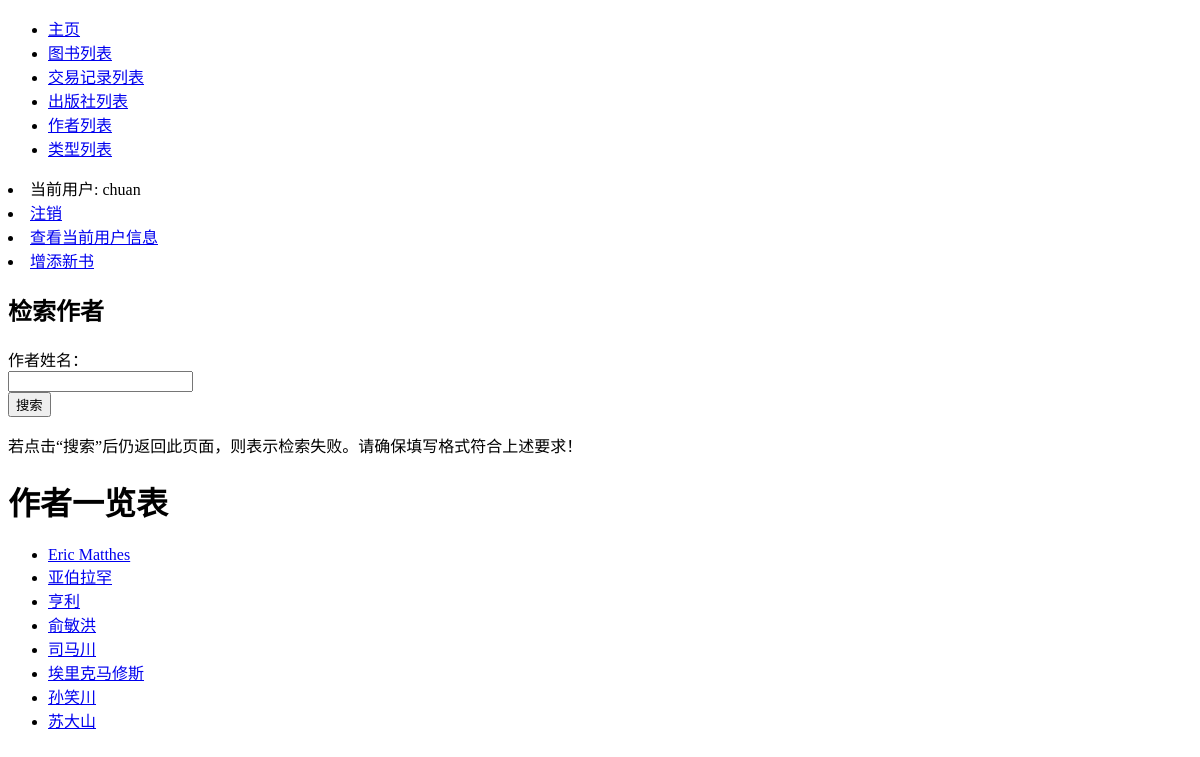
Page /bookstore/authors/ (signed in) on the earlier database version.
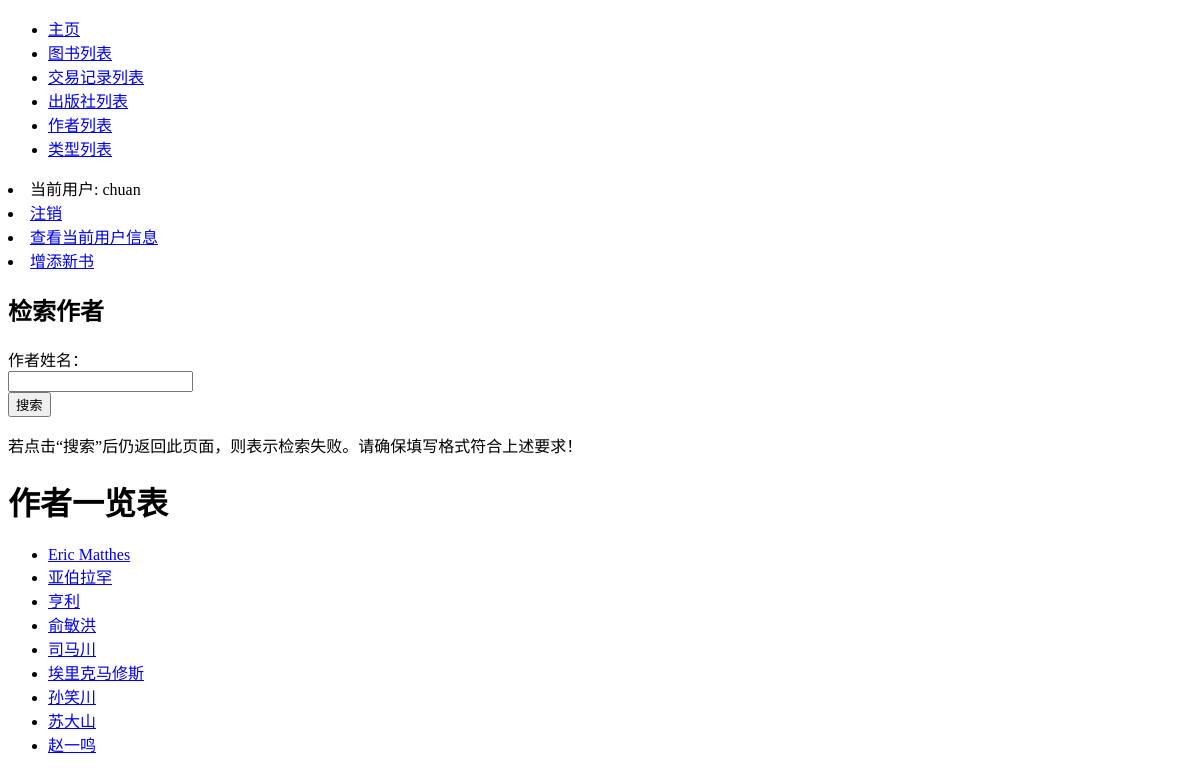
Same page on the later database version.
### bookstore/models.py (models this page shows, shortened)
class Author(models.Model):
    name = models.CharField(max_length=30, verbose_name='作者姓名')
    class Meta:
        verbose_name = '作者'
        verbose_name_plural = '作者'
        ordering = ['name', ]
    def get_absolute_url(self):
        return reverse('author_books', args=[str(self.id)])

### bookstore/views.py (the view, shortened to what this page needs)
# urls.py: path('authors/', views.authors, name='authors'),
@login_required
def authors(request):
    all_authors = Author.objects.all()
    selected_authors = all_authors
    ct = {'all_authors': all_authors}
    return render(request, 'bookstore/author_list.html', context=ct)

### bookstore/templates/bookstore/author_list.html (shortened to what this page needs)
{% extends "base.html" %}
{% block content %}
    <div class="container">
        <div class="row">
            <div class="col-md-6 col-md-offset-3 col-sm-10 col-sm-offset-1">
                <form method="POST" role="form" class="form-horizontal">
                    <h2 class="form-signin-heading text-center">检索作者</h2>
                    <div class="form-group">
                        <label for="id_name" class="col-md-3 control-label">作者姓名：</label>
                        <div class="col-md-9">
                            <input type="text" class="form-control" name="name" id="id_name">
                        </div>
                    </div>
                    <div class="form-group">
                        <div class="col-md-4 col-md-offset-4">
                            <button class="btn btn btn-primary btn-block" type="submit">搜索</button>
                        </div>
                    </div>
                </form>
            </div>
        </div>
    </div>
    <p>若点击“搜索”后仍返回此页面，则表示检索失败。请确保填写格式符合上述要求！</p>
    <h1>作者一览表</h1>
    {% if all_authors %}
    <ul>
      {% for author in all_authors %}
      <li>
        <a href="{{ author.get_absolute_url }}">{{ author.name }}</a>
      </li>
      {% endfor %}
    </ul>
    {% else %}
      <p>没有了，没有作者了！</p>
    {% endif %}
{% endblock %}

Differences in the rows shown:
added Author: name "赵一鸣"
